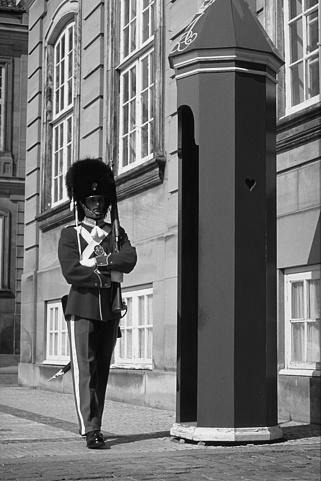
#> input picture cse559/pset/pset1/code/inputs/p3_inp.jpg, 321 x 481 px
$ python prob3.py
#> lines starting #> are read from the running program, lines starting #| are printed output that depends on the picture; after the words box and inside, x2 and y2 are one past the last pixel; in counts of white or black regions, pixels touching at a corner belong together
## Default modules imported. Import more if you need to.

import numpy as np
from skimage.io import imread, imsave
from scipy.signal import convolve2d as conv2

# Different thresholds to try
T0 = 0.5
T1 = 1.0
T2 = 1.5


########### Fill in the functions below

# Return magnitude, theta of gradients of X
def grads(X):
    #placeholder
    # H = np.zeros(X.shape,dtype=np.float32)
    # theta = np.zeros(X.shape,dtype=np.float32)

    dx = np.array([[1, 0, -1], [2, 0, -2], [1, 0, -1]])
    dy = np.array([[1, 2, 1], [0, 0, 0], [-1, -2, -1]])

    Ix = conv2(X, dx, 'same', 'symm')
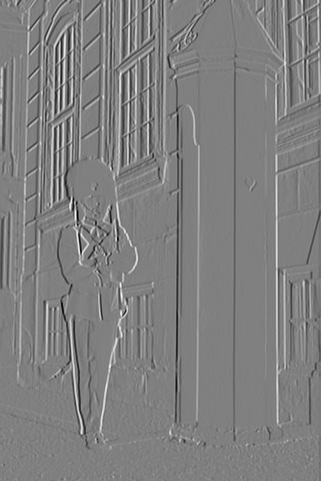
#> Ix: shape (481, 321) float64; min -3.85, max 3.82, mean -0.000844; drawn with min black and max white
    Iy = conv2(X, dy, 'same', 'symm')
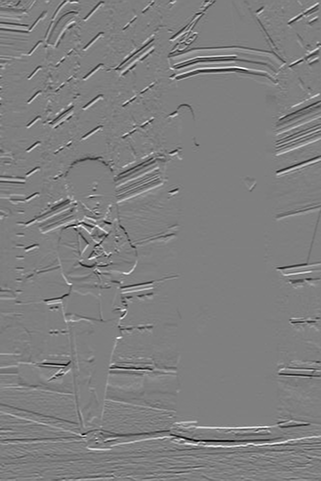
#> Iy: shape (481, 321) float64; min -3.56, max 3.55, mean -0.00162; drawn with min black and max white

    H = np.sqrt(Ix**2+Iy**2)
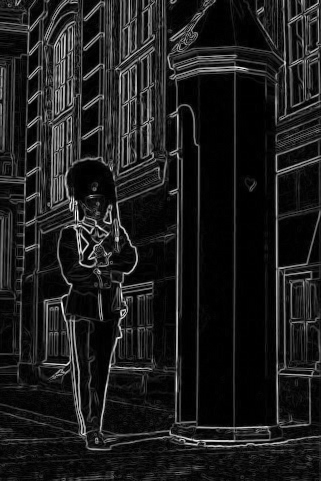
#> H: shape (481, 321) float64; min 0, max 3.85, mean 0.439; drawn with min black and max white
    theta = np.arctan2(Iy, Ix)
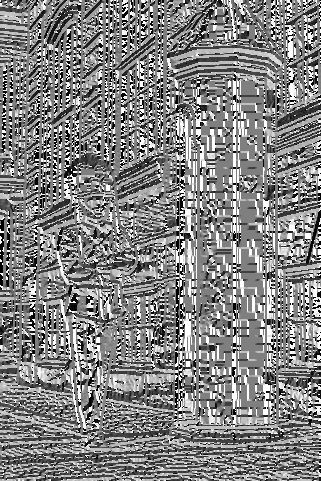
#> theta: shape (481, 321) float64; min -3.14, max 3.14, mean 0.0872; drawn with min black and max white

    return H, theta

def nms(E,H,theta):

    #Round theta
    theta[(theta >= (0 * np.pi / 4)) & (theta <= (0.4 * (1 * np.pi / 4 - 0 * np.pi / 4) + 0 * np.pi / 4))] = 0 * np.pi / 4
    theta[(theta > (0.4 * (1 * np.pi / 4 - 0 * np.pi / 4) + 0 * np.pi / 4)) & (theta <= (0.4 * (2 * np.pi / 4 - 1 * np.pi / 4) + 1 * np.pi / 4))] = 1 * np.pi / 4
    theta[(theta > (0.4 * (2 * np.pi / 4 - 1 * np.pi / 4) + 1 * np.pi / 4)) & (theta <= (0.4 * (3 * np.pi / 4 - 2 * np.pi / 4) + 2 * np.pi / 4))] = 2 * np.pi / 4
    theta[(theta > (0.4 * (3 * np.pi / 4 - 2 * np.pi / 4) + 2 * np.pi / 4)) & (theta <= (0.4 * (4 * np.pi / 4 - 3 * np.pi / 4) + 3 * np.pi / 4))] = 3 * np.pi / 4
    theta[(theta > (0.4 * (4 * np.pi / 4 - 3 * np.pi / 4) + 3 * np.pi / 4)) & (theta <= (4 * np.pi / 4))] = 4 * np.pi / 4

    theta[(theta <= (-0 * np.pi / 4)) & (theta >= (-0.4 * (1 * np.pi / 4 - 0 * np.pi / 4) - 0 * np.pi / 4))] = -0 * np.pi / 4
    theta[(theta < (-0.4 * (1 * np.pi / 4 - 0 * np.pi / 4) - 0 * np.pi / 4)) & (theta >= (-0.4 * (2 * np.pi / 4 - 1 * np.pi / 4) - 1 * np.pi / 4))] = -1 * np.pi / 4
    theta[(theta < (-0.4 * (2 * np.pi / 4 - 1 * np.pi / 4) - 1 * np.pi / 4)) & (theta >= (-0.4 * (3 * np.pi / 4 - 2 * np.pi / 4) - 2 * np.pi / 4))] = -2 * np.pi / 4
    theta[(theta < (-0.4 * (3 * np.pi / 4 - 2 * np.pi / 4) - 2 * np.pi / 4)) & (theta >= (-0.4 * (4 * np.pi / 4 - 3 * np.pi / 4) - 3 * np.pi / 4))] = -3 * np.pi / 4
    theta[(theta < (-0.4 * (4 * np.pi / 4 - 3 * np.pi / 4) - 3 * np.pi / 4)) & (theta >= (-4 * np.pi / 4))] = -4 * np.pi / 4

    E_out = np.zeros(shape=[E.shape[0], E.shape[1]])

    for i in range(1, E.shape[0]-1):
        for j in range(1, E.shape[1]-1):

            if E[i, j] == 1 :

                if (theta[i, j] == 0) | (theta[i, j] == 4 * np.pi / 4) | (theta[i, j] == -4 * np.pi / 4):
                    if (H[i, j] > H[i+1, j]) & (H[i, j] > H[i-1, j]):
                        E_out[i, j] = 1

                if (theta[i, j] == 1 * np.pi / 4) | (theta[i, j] == -3 * np.pi / 4):
                    if (H[i, j] > H[i+1, j+1]) & (H[i, j] > H[i-1, j-1]):
                        E_out[i, j] = 1

                if (theta[i, j] == 2 * np.pi / 4) | (theta[i, j] == -2 * np.pi / 4):
                    if (H[i, j] > H[i, j+1]) & (H[i, j] > H[i, j-1]):
                        E_out[i, j] = 1

                if (theta[i, j] == 3 * np.pi / 4) | (theta[i, j] == -1 * np.pi / 4):
                    if (H[i, j] > H[i-1, j+1]) & (H[i, j] > H[i+1, j-1]):
                        E_out[i, j] = 1

    return E_out

########################## Support code below

from os.path import normpath as fn # Fixes window/linux path conventions
import warnings
warnings.filterwarnings('ignore')

img = np.float32(imread(fn('inputs/p3_inp.jpg')))/255.

H,theta = grads(img)

# imsave(fn('outputs/prob3_a.jpg'),H/(np.max(H[:])))

## Part b

E0 = np.float32(H > T0)
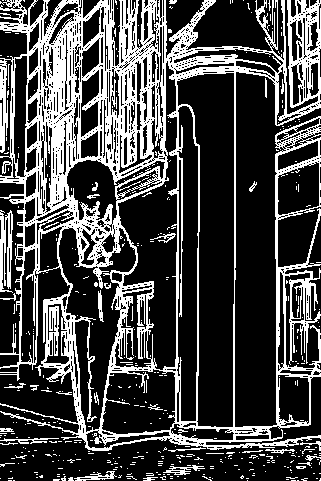
#> E0: shape (481, 321) float32; values 0 (black) and 1 (white), 28.2% white; 429 white regions (393 under 20 px), largest, box (x1, y1, x2, y2) and area: (0, 0, 321, 451) 39813, (0, 210, 13, 293) 660, (74, 471, 117, 481) 168
E1 = np.float32(H > T1)
#> E1: shape (481, 321) float32; values 0 (black) and 1 (white), 14.7% white in thin lines or dots
E2 = np.float32(H > T2)
#> E2: shape (481, 321) float32; values 0 (black) and 1 (white), 7.5% white in thin lines or dots

imsave(fn('outputs/prob3_b_0.jpg'),E0)
imsave(fn('outputs/prob3_b_1.jpg'),E1)
imsave(fn('outputs/prob3_b_2.jpg'),E2)

E0n = nms(E0,H,theta)
#> in nms, `theta[(theta >= (0 * np.pi / 4)) & (theta <= (0.4 * (1 * np.pi / 4 - 0..`: theta: shape (481, 321) float64; 7.46% of pixels changed, all inside (x1, y1, x2, y2) = (0, 0, 321, 481)
#> in nms, `theta[(theta > (0.4 * (1 * np.pi / 4 - 0 * np.pi / 4) + 0 * np.pi / 4)..`: theta: shape (481, 321) float64; min -3.14, max 3.14, mean 0.0863
#> in nms, `theta[(theta > (0.4 * (2 * np.pi / 4 - 1 * np.pi / 4) + 1 * np.pi / 4)..`: theta: shape (481, 321) float64; min -3.14, max 3.14, mean 0.0961
#> in nms, `theta[(theta > (0.4 * (3 * np.pi / 4 - 2 * np.pi / 4) + 2 * np.pi / 4)..`: theta: shape (481, 321) float64; min -3.14, max 3.14, mean 0.103
#> in nms, `theta[(theta > (0.4 * (4 * np.pi / 4 - 3 * np.pi / 4) + 3 * np.pi / 4)..`: theta: shape (481, 321) float64; min -3.14, max 3.14, mean 0.12
#> in nms, `theta[(theta <= (-0 * np.pi / 4)) & (theta >= (-0.4 * (1 * np.pi / 4 -..`: theta: shape (481, 321) float64; min -3.14, max 3.14, mean 0.127
#> in nms, `theta[(theta < (-0.4 * (1 * np.pi / 4 - 0 * np.pi / 4) - 0 * np.pi / 4..`: theta: shape (481, 321) float64; min -3.14, max 3.14, mean 0.12
#> in nms, `theta[(theta < (-0.4 * (2 * np.pi / 4 - 1 * np.pi / 4) - 1 * np.pi / 4..`: theta: shape (481, 321) float64; min -3.14, max 3.14, mean 0.114
#> in nms, `theta[(theta < (-0.4 * (3 * np.pi / 4 - 2 * np.pi / 4) - 2 * np.pi / 4..`: theta: shape (481, 321) float64; min -3.14, max 3.14, mean 0.104
#> in nms, `theta[(theta < (-0.4 * (4 * np.pi / 4 - 3 * np.pi / 4) - 3 * np.pi / 4..`: theta: shape (481, 321) float64; min -3.14, max 3.14, mean 0.0883
#> after the loop in nms, `for i in range(1, E.shape[0]-1):`: E_out: shape (481, 321) float64; values 0 (black) and 1 (white), 6.7% white in thin lines or dots
E1n = nms(E1,H,theta)
#> after the loop in nms (call 2), `for i in range(1, E.shape[0]-1):`:
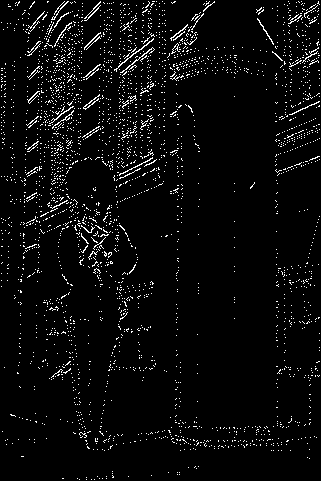
#> E_out: shape (481, 321) float64; values 0 (black) and 1 (white), 4.2% white in thin lines or dots
E2n = nms(E2,H,theta)
#> after the loop in nms (call 3), `for i in range(1, E.shape[0]-1):`:
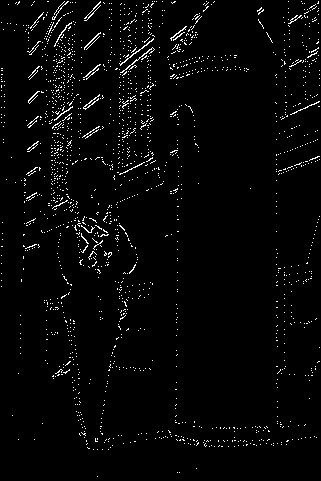
#> E_out: shape (481, 321) float64; values 0 (black) and 1 (white), 2.7% white in thin lines or dots

imsave(fn('outputs/prob3_b_nms0.jpg'),E0n)
imsave(fn('outputs/prob3_b_nms1.jpg'),E1n)
imsave(fn('outputs/prob3_b_nms2.jpg'),E2n)

$ run again, with cse559/pset/pset1/code/inputs/p2_inp.jpg copied over cse559/pset/pset1/code/inputs/p3_inp.jpg
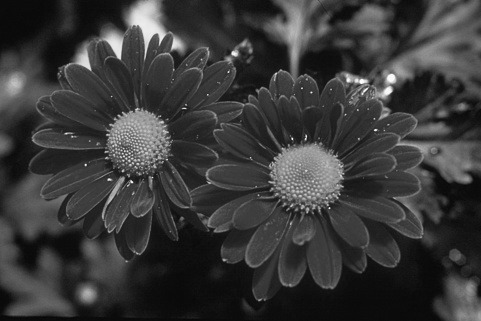
#> input picture cse559/pset/pset1/code/inputs/p2_inp.jpg, 481 x 321 px
#> `E0 = np.float32(H > T0)`:
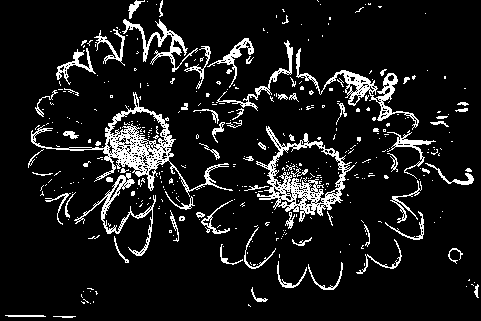
#> E0: shape (321, 481) float32; values 0 (black) and 1 (white), 9.8% white in thin lines or dots
#> E1: shape (321, 481) float32; values 0 (black) and 1 (white), 2.6% white in thin lines or dots, all inside (x1, y1, x2, y2) = (31, 24, 470, 302)
#> E2: shape (321, 481) float32; values 0 (black) and 1 (white), 0.73% white in thin lines or dots, all inside (x1, y1, x2, y2) = (32, 25, 424, 302)
#> after the loop in nms (call 3), `for i in range(1, E.shape[0]-1):`:
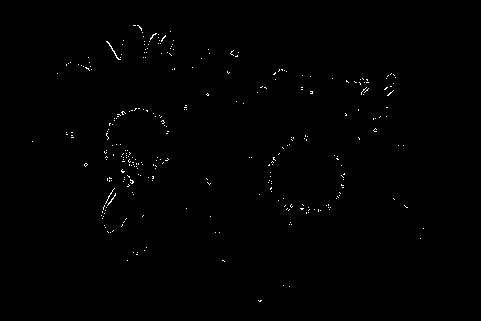
#> E_out: shape (321, 481) float64; values 0 (black) and 1 (white), 0.45% white in thin lines or dots, all inside (x1, y1, x2, y2) = (32, 25, 424, 302)
